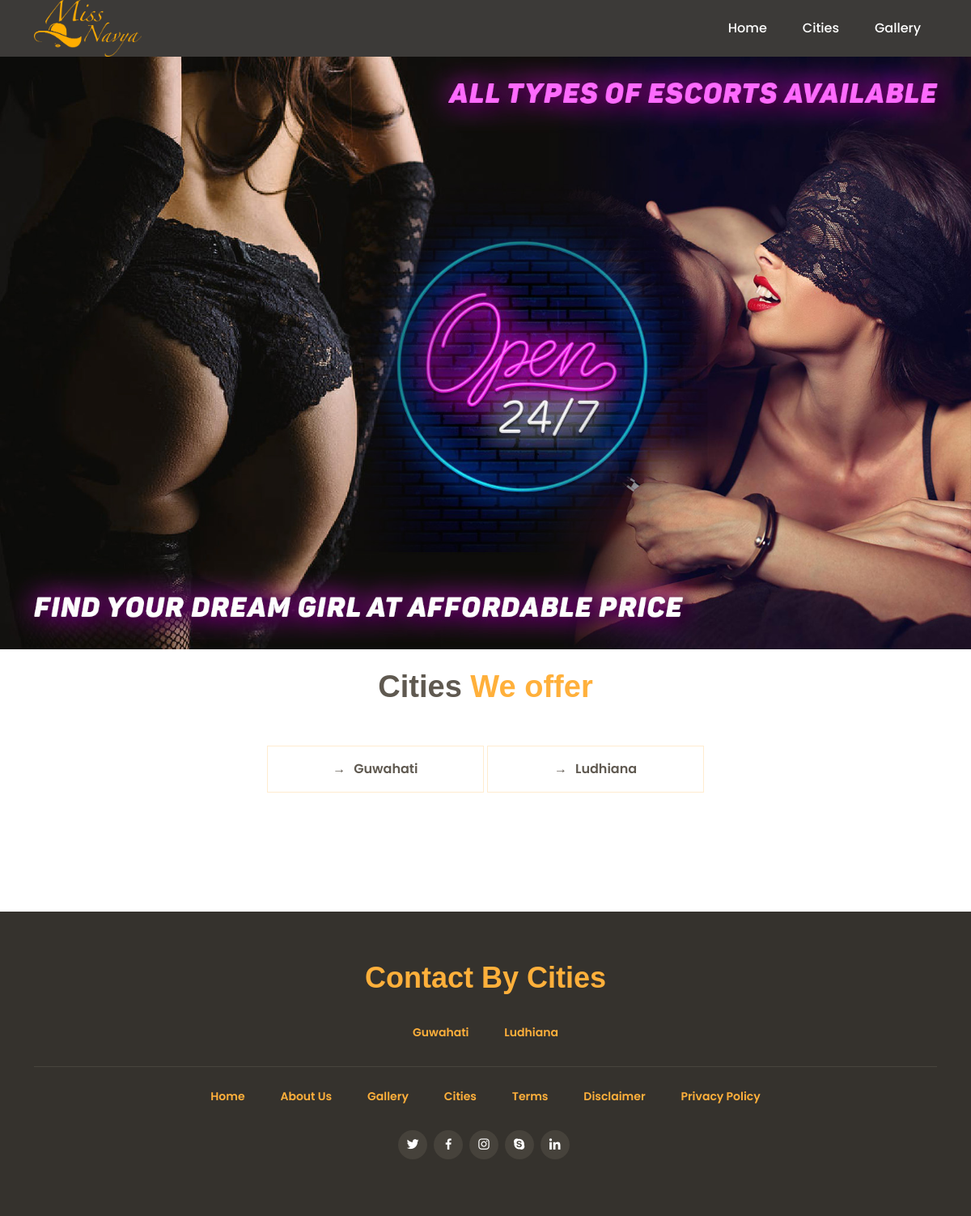
/cities.php, run on the app's committed database.
### tables this page shows
CREATE TABLE `websiteheader` (
  `id` int(11) NOT NULL,
  `site_name` varchar(250) NOT NULL,
  `site_logo` varchar(500) NOT NULL,
  `site_contact` varchar(20) NOT NULL,
  `site_contact2` varchar(10) NOT NULL,
  `site_tagline` varchar(250) NOT NULL,
  `facebook` varchar(250) NOT NULL,
  `twitter` varchar(250) NOT NULL,
  `insta` varchar(250) NOT NULL,
  `skype` varchar(250) NOT NULL,
  `linkin` varchar(250) NOT NULL,
  `date` varchar(30) NOT NULL,
  `status` enum('0','1') NOT NULL
);

CREATE TABLE `websitepage` (
  `id` int(11) NOT NULL,
  `related_cities` text NOT NULL,
  `city` varchar(250) NOT NULL,
  `url` varchar(250) NOT NULL,
  `def` varchar(5) NOT NULL,
  `content` text NOT NULL,
  `image` text NOT NULL,
  `img_alt` varchar(250) NOT NULL,
  `contact` varchar(15) NOT NULL,
  `email` varchar(250) NOT NULL,
  `status` enum('0','1') NOT NULL,
  `date` varchar(30) NOT NULL,
  `position` varchar(10) NOT NULL
);

### cities.php (the view, shortened to what this page needs)
<?php
include("admin/configuration/functions.php");
$qry=mysqli_query($con,"select * from websiteheader where id='17'");
$hqry=mysqli_fetch_array($qry);
?>
<!DOCTYPE html>
<html lang="en">
<head>
<?php include('include/css.php') ?>
</head>
<body>
<?php include('include/header2.php') ?>
  <main id="main">
    <section class="breadcrumbs">
      <img src="assets/img/inner-banner-e.jpg" />
    </section>
    <div class="container citiesContainer">
        <div class="section-title mt-4">
          <h2>Cities <span>We offer</span></h2>
        </div>
        <ul class="citiesList">
          <?php $qry=mysqli_query($con,"select * from websitepage order by id desc limit 20");
            while($fetch=mysqli_fetch_array($qry)){?>
              <li><a href="<?php echo $fetch['url']?>"><?php echo $fetch['city'] ?></a></li>
        <?php }?>
        </ul>
    </div>
  </main>
  <?php include('include/footer.php') ?>
</body>
</html>

### include/header2.php (shortened to what this page needs)
<?php $page=basename($_SERVER['PHP_SELF']); ?>
    <header id="header" class="fixed-top d-flex align-items-center">
      <div class="container-fluid container-xl d-flex align-items-center justify-content-between">
      <div class="logo me-auto">
        <a href="index"><img src="assets/img/<?php echo $hqry['site_logo'] ?>" alt=""></a>
      </div>
      <nav id="navbar" class="navbar order-last order-lg-0">
        <ul>
          <li><a class="nav-link <?php if ($page=='index'){ ?>active<?php } ?>" href="index">Home</a></li>
          <li><a class="nav-link <?php if ($page=='cities'){ ?>active<?php } ?>" href="cities">Cities</a></li>
          <li><a class="nav-link <?php if ($page=='gallery'){ ?>active<?php } ?>" href="gallery">Gallery</a></li>
        </ul>
      </nav>
    </div>
  </header>

### include/footer.php
<footer id="footer">
  <div class="container">
    <h3>Contact By Cities</h3>
    <ul>
      <?php $qry=mysqli_query($con,"select * from websitepage order by id desc limit 10");
        while($fetch=mysqli_fetch_array($qry)){?>
          <li><a href="<?php echo $fetch['url']?>"><?php echo $fetch['city'] ?></a></li>
    <?php }?>
    </ul>
    <ul class="bootomFooter">
      <li><a href="index">Home</a></li>
      <li><a href="About">About Us</a></li>
      <li><a href="Gallery">Gallery</a></li>
      <li><a href="cities">Cities</a></li>
      <li><a href="Terms">Terms</a></li>
      <li><a href="Disclaimer">Disclaimer</a></li>
      <li><a href="Privacy-Policy">Privacy Policy</a></li>
    </ul>
    <div class="social-links">
      <a target="_blank" href="<?php echo $hqry['twitter'] ?>" class="twitter"><i class="bx bxl-twitter"></i></a>
      <a target="_blank" href="<?php echo $hqry['facebook'] ?>" class="facebook"><i class="bx bxl-facebook"></i></a>
      <a target="_blank" href="<?php echo $hqry['insta'] ?>" class="instagram"><i class="bx bxl-instagram"></i></a>
      <a target="_blank" href="<?php echo $hqry['skype'] ?>" class="google-plus"><i class="bx bxl-skype"></i></a>
      <a target="_blank" href="<?php echo $hqry['linkin'] ?>" class="linkedin"><i class="bx bxl-linkedin"></i></a>
    </div>
  </div>
</footer>

### assets/css/style.css (style rules this page uses)
body { font-family: "Poppins", sans-serif; font-size: 16px; color: #444; line-height: 28px; font-weight: 300; }
a { text-decoration: none; color: #ffb03b; }
h1, h2, h3, h4, h5, h6 { font-family: "Calibri", sans-serif; }
#header { height: 70px; z-index: 997; transition: all 0.5s; padding: 10px 0; background: rgba(26, 24, 22, 0.85); }
#header .logo img { height: 70px; margin: 0 !important; }
.navbar { padding: 0; margin: 0 20px 0 0; }
.navbar ul { margin: 0; padding: 0; display: flex; list-style: none; align-items: center; }
.navbar li { position: relative; }
.navbar a, .navbar a:focus { display: flex; align-items: center; justify-content: space-between; padding: 10px 0 10px 44px; font-size: 16px; font-weight: 500; color: white; white-space: nowrap; transition: 0.3s; }
section { padding: 60px 0; }
.section-title { text-align: center; padding-bottom: 30px; }
.section-title h2 { margin: 15px 0 20px 0; font-size: 38px; font-weight: 700; color: #5f5950; }
.section-title h2 span { color: #ffb03b; }
.breadcrumbs { padding: 70px 0 0; }
.breadcrumbs img { width: 100%; }
.citiesContainer { min-height: 300px; }
.container-fluid { z-index: 1; position: relative; }
#footer { background: #35322d; color: #fff; font-size: 14px; text-align: center; padding: 30px 0; }
#footer h3 { font-size: 36px; font-weight: 700; color: #ffb03b; position: relative; padding: 0; margin: 30px 0 30px; }
#footer .social-links { margin: 0 0 40px 0; }
#footer .social-links a { font-size: 18px; display: inline-block; background: #46423b; color: #fff; line-height: 1; padding: 8px 0; margin-right: 4px; border-radius: 50%; text-align: center; width: 36px; height: 36px; transition: 0.3s; }
#footer ul { list-style: none; padding: 0; }
#footer li { margin: 0 0 10px; display: inline-block; }
#footer li a { border-radius: 30px; padding: 2px 20px; display: block; transition: all ease 0.2s; font-weight: 600; }
.bootomFooter { padding: 20px 0 0 !important; border-top: solid 1px #48453e; }
.citiesList { list-style: none; padding: 0; text-align: center; }
.citiesList li { width: 24%; text-align: left; display: inline-block; }
.citiesList a { color: #5f5950; transition: all ease 0.3s; display: flex; border-radius: 0; font-size: 16px; font-weight: 600; padding: 14px 0; justify-content: center; text-transform: capitalize; border: solid 1px rgb(254 175 59 / 24%); }
.citiesList a:before { content: "\2192"; margin: 0 10px 0 0; }

### data on the page
websiteheader: site_logo (picture)
websitepage: city "Guwahati"
websitepage: city "Ludhiana"
